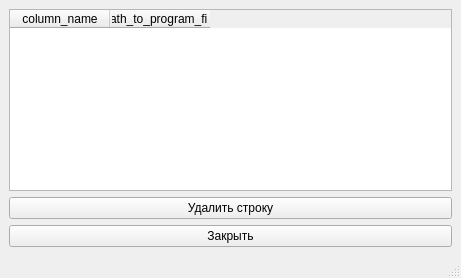
<?xml version="1.0" encoding="UTF-8"?>
<ui version="4.0">
 <class>MainWindow</class>
 <widget class="QMainWindow" name="MainWindow">
  <property name="geometry">
   <rect>
    <x>0</x>
    <y>0</y>
    <width>461</width>
    <height>278</height>
   </rect>
  </property>
  <property name="windowTitle">
   <string>Кнопки стартовой панели</string>
  </property>
  <widget class="QWidget" name="centralwidget">
   <layout class="QVBoxLayout" name="verticalLayout_2">
    <item>
     <widget class="QTableWidget" name="table_buttons">
      <column>
       <property name="text">
        <string>column_name</string>
       </property>
      </column>
      <column>
       <property name="text">
        <string>path_to_program_file</string>
       </property>
      </column>
     </widget>
    </item>
    <item>
     <widget class="QPushButton" name="but_delete_selected_line">
      <property name="text">
       <string>Удалить строку</string>
      </property>
     </widget>
    </item>
    <item>
     <widget class="QPushButton" name="but_close_window">
      <property name="text">
       <string>Закрыть</string>
      </property>
     </widget>
    </item>
   </layout>
  </widget>
  <widget class="QMenuBar" name="menubar">
   <property name="geometry">
    <rect>
     <x>0</x>
     <y>0</y>
     <width>461</width>
     <height>22</height>
    </rect>
   </property>
  </widget>
  <widget class="QStatusBar" name="statusbar"/>
 </widget>
 <resources/>
 <connections/>
</ui>
